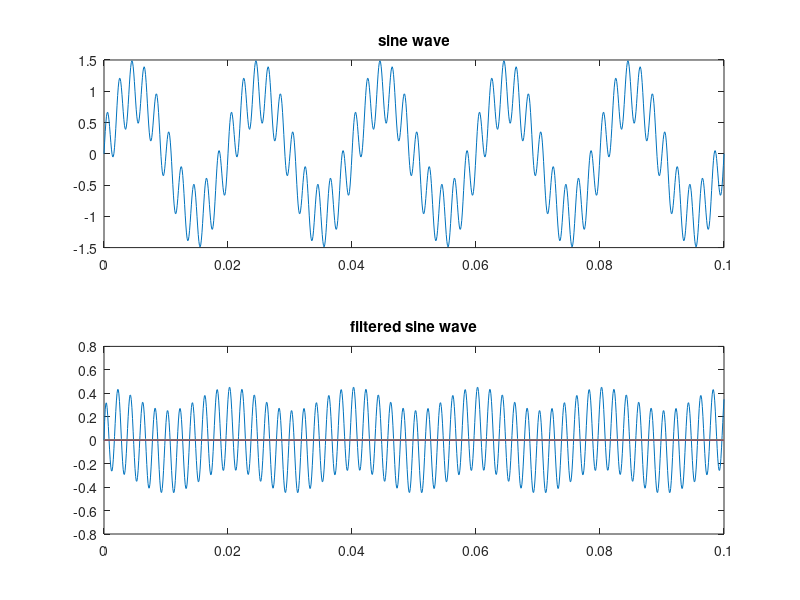

This figure's MATLAB source:
%% original signal
amp1 = 1;
f1 = 50;
amp2 = 0.5;
f2 = 500;
fs = 10000;
final_time = 0.1;
dt = 1/fs;
simulation_time = linspace(0,final_time,final_time/dt+1);

sin1 = amp1*sin(2*pi*f1*(simulation_time));
sin2 = amp2*sin(2*pi*f2*(simulation_time));
sin3 = sin1+sin2;

%% analog filter parameters in s plane
num = [3.18e-4,0];
den = [3.18e-4,1];

%% plot sine
figure(1)
subplot(2,1,1)
plot(simulation_time,sin3);
title('sine wave')

%% get discrete filter paramaters in z plane
[numd,dend]=bilinear(num,den,fs);

a0=1;
a1= -0.7285;
b0=0.8641;
b1=-0.8641;

%% data stream filter implementation
Y = zeros(length(sin3));
for i=2:length(Y)
    Y(i) = -a1*(Y(i-1)) + b0*(sin3(i))+b1*(sin3(i-1)) ;
end
    subplot(2,1,2)
plot(simulation_time,Y);
title('filtered sine wave')



